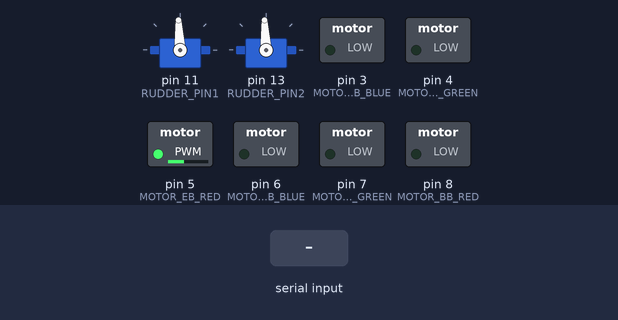
A sketch run on a simulated Arduino Uno, built with avr-gcc and run on an emulated ATmega328P. On the bench: 2 × servo, switched loads named in the sketch (green lamp = pin HIGH). The test bench sets the inputs (shaded band). What the sketch prints to the serial monitor is not drawn.

Above: at 1.2 s.
1.3 s: "NAV_ON*" received over Serial
2.8 s: "m*" received over Serial
4.3 s: "M*" received over Serial
Timing chart, 0 to 7.3 s (numbered marks = the images above; inputs shaded):
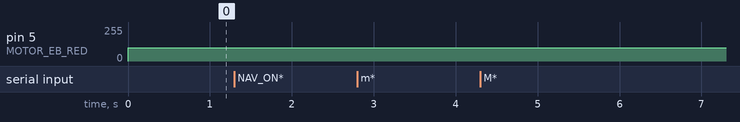

Measured:
- after the input at 1.3 s, every drawn part: stays the same
- after the input at 2.8 s, every drawn part: stays the same
- after the input at 4.3 s, every drawn part: stays the same

The sketch:

arduino_dune.ino
```cpp
#include <Servo.h>

#define RUDDER_PIN1 11 // leme EB
#define RUDDER_PIN2 13 // leme BB

#define RUDDER_1_TRIM 100 //VALORES PARA CENTRAR OS LEMES (TRIM)
#define RUDDER_2_TRIM 100

#define MOTOR1_PIN 10 // motor EB esta
#define MOTOR2_PIN 12 // motor BB

#define MOTOR_PARADO 1500

#define NAV_LIGHTS_PIN 9 // PIN9 - NAVIGATION LIGHTS

#define MOTOR_BB_RED 8
#define MOTOR_BB_GREEN 7
#define MOTOR_BB_BLUE 6

#define MOTOR_EB_RED 5
#define MOTOR_EB_GREEN 4
#define MOTOR_EB_BLUE 3


//
// PINS 2/3 - RELES POTENCIA FLUTUADORS
//


double timer = 0;  //time it takes for the void loop run
float frequency = 0; //frequency of the code

Servo servo_rudder1;
Servo servo_rudder2;

Servo motor1;
Servo motor2;


int16_t motor_bb = 1500;
int16_t motor_eb = 1500;
int16_t rudder_bb = 1500;
int16_t rudder_eb = 1500;

String Comand;

/*
    if (channel == 'm')  {
    motor_bb = value;
    } else if (channel == 'M')  {
    motor_eb = value;
    } else if (channel == 'l')  {
    rudder_bb = value;
    } else if (channel == 'L')  {
    rudder_eb = value;
*/
void ReadComand() {
    String validComand = "Invalid";
    char buffer[10];
    //if (Serial1.available() > 0)
        //Comand = Serial1.readString();
    if (Serial.available() > 0){
        //Comand = Serial.readString();
        Serial.readBytesUntil( '*', buffer, 9);
        //Serial.println(buffer);
        Comand = buffer;
        //Serial.print(Comand);
        Comand = Comand.substring(0, 5);
        //Serial.readBytes(buffer, 9);
        //Serial.flush();
    }

    if (Comand == "") {
    }
    else {

        //Comand = Comand.substring(0, Comand.length() - 1);
        Serial.print("Comando: "); Serial.print(Comand);
        Serial.print(". Comando substring: ");
        Serial.print(buffer[0]);
        Serial.print(buffer[1]);
        Serial.print(buffer[2]);
        Serial.println(buffer[3]);

        //if (Comand.substring(Comand.length() - 1, Comand.length()) == "*")
        //{
        if (buffer[0] == 'm')
        {

            int value = Comand.substring(1, 5).toInt();
            Serial.println(value);
            if (value >= 1000  && value <= 2000)
            {
                motor_bb = value;
                Serial.print("novo motor bombordo: ");
                Serial.println(value);
                validComand = "Valid";
            }
            else
            {
                Serial.println("Motor nao valido camarada!");
                //Serial1.println("Motor nao valido camarada!");
            }
        }
        if (buffer[0] == 'M')
        {
            int value = Comand.substring(1, 5).toInt();
            if (value >= 1000  && value <= 2000)
            {
                motor_eb = value;
                Serial.print("novo motor estibordo: ");
                Serial.println(value);
                validComand = "Valid";
            }
            else
            {
                Serial.println("Motor nao valido camarada!");
                //Serial1.println("Motor nao valido camarada!");
            }
        }
        if (buffer[0] == 'l')
        {
            int value = Comand.substring(1, 5).toInt();
            if (value >= 1000  && value <= 2000)
            {
                rudder_bb = value;
                Serial.print("leme bombordo: ");
                Serial.println(value);
                validComand = "Valid";
            }
            else
            {
                Serial.println("Leme nao valido camarada!");
                //Serial1.println("Leme nao valido camarada!");
            }
        }
        if (buffer[0] == 'L')
        {
            int value = Comand.substring(1, 5).toInt();
            if (value >= 1000  && value < 2000)
            {
                rudder_eb = value;
                Serial.print("leme estibordo: ");
                Serial.println(value);
                validComand = "Valid";
            }
            else
            {
                Serial.println("Leme nao valido camarada! ");
                Serial.print(value);
                //Serial1.println("Leme nao valido camarada!");
            }
        }
        //} //closing bracket for commented-out "if"
        if (Comand == "NAV_ON") {
            validComand = "Valid";
            digitalWrite(NAV_LIGHTS_PIN, HIGH);
        }
        if (Comand == "NAV_OFF") {
            validComand = "Valid";
            digitalWrite(NAV_LIGHTS_PIN, LOW);
        }


        Comand = "";
        Serial.println(validComand);
        //Serial1.println(validComand);
    }
}

//DO NOT KEEP THIS
void motor_to_leds(int mbb, int meb) {
    int r = 0, g = 0, b = 0;

    r = 100 - abs((mbb - 1500) / 5);
    g = (mbb > 1500) * (mbb - 1500) / 5;
    b = (mbb < 1500) * (1500 - mbb) / 5;
    analogWrite(MOTOR_BB_RED, r);
    analogWrite(MOTOR_BB_GREEN, g);
    analogWrite(MOTOR_BB_BLUE, b);

    r = 100 - abs((meb - 1500) / 5);
    g = (meb > 1500) * (meb - 1500) / 5;
    b = (meb < 1500) * (1500 - meb) / 5;
    analogWrite(MOTOR_EB_RED, r);
    analogWrite(MOTOR_EB_GREEN, g);
    analogWrite(MOTOR_EB_BLUE, b);

}

// the setup function runs once when you press reset or power the board
void setup() {
    /*
        Serial1.begin(57600); // connect Comunications
        Serial1.setTimeout(100);
        Serial2.begin(9600); // connect gps sensor
        Serial3.begin(4800); // LT1000

        motor1.attach(MOTOR1_PIN);
        motor1.write(MOTOR_PARADO);

        motor2.attach(MOTOR2_PIN);
        motor2.write(MOTOR_PARADO);

        pinMode(NAV_LIGHTS_PIN, OUTPUT);
        digitalWrite(NAV_LIGHTS_PIN, HIGH);
    */
    Serial.begin(115200, SERIAL_8E1);
    Serial.println("Sistema a iniciar, seja bem-vindo");

    servo_rudder1.attach(RUDDER_PIN1);    // the rudder is connected to pin 12 or not..
    servo_rudder2.attach(RUDDER_PIN2);

    servo_rudder1.write(RUDDER_1_TRIM);
    servo_rudder2.write(RUDDER_2_TRIM);

    Serial.print("Leme 1 na posição: "); Serial.println(RUDDER_1_TRIM);
    Serial.print("Leme 2 na posição: "); Serial.println(RUDDER_2_TRIM);

    // initialize digital pin LED_BUILTIN as an output.
    pinMode(LED_BUILTIN, OUTPUT);

    pinMode(MOTOR_BB_RED, OUTPUT);
    pinMode(MOTOR_BB_GREEN, OUTPUT);
    pinMode(MOTOR_BB_BLUE, OUTPUT);
    pinMode(MOTOR_EB_RED, OUTPUT);
    pinMode(MOTOR_EB_GREEN, OUTPUT);
    pinMode(MOTOR_EB_BLUE, OUTPUT);

//    Serial.bufferUntil("\n");
}

// the loop function runs over and over again forever
void loop() {
    ReadComand();
    /*
        motor1.write(control.motor_eb_speed);
        motor2.write(control.motor_bb_speed);

    */

    servo_rudder1.write(rudder_bb);
    servo_rudder2.write(rudder_eb);

    motor_to_leds(motor_bb, motor_eb);


    /*
        digitalWrite(LED_BUILTIN, HIGH);   // turn the LED on (HIGH is the voltage level)
        delay(motor_eb);                       // wait for a second
        digitalWrite(LED_BUILTIN, LOW);    // turn the LED off by making the voltage LOW
        delay(motor_bb);                       // wait for a second
    */


    frequency = (millis() - timer);
    timer = millis();
}
```

channels.cpp
```cpp
// (licence header left out)
#include "channels.h"
#include "Arduino.h"

static byte isHexNibble(char c)
{
  if ((c >= '0' && c <= '9') || (c >= 'A' && c <= 'F')) return 1;
  else return 0;
}

static byte HexNibbleToByte(char c)
{
  if (c >= '0' && c <= '9') return c - '0';
  else if (c >= 'A' && c <= 'F') return c - 'A' + 10;
  else return 0;
}

void channels_t::sendByte(byte b)
{
  (*serial_write)(b);
}


void channels_t::sendHexNibble(byte b)
{
  if (b < 10) {
    (*serial_write)('0' + b);
  } else if (b < 16) {
    (*serial_write)('A' + (b - 10));
  }
}

void channels_t::sendHexByte(byte b)
{
  sendHexNibble(b >> 4);
  sendHexNibble(b & 0x0F);
}

void channels_t::send(char c, uint32_t v)
{
  sendByte(c);
  sendHexByte(v >> 24);
  sendHexByte((v >> 16) & 0xFF);
  sendHexByte((v >> 8)  & 0xFF);
  sendHexByte(v & 0xFF);
}

void channels_t::send(char c, byte addr, byte b3, byte b2, byte b1, byte b0)
{
  sendByte(c);
  sendHexByte(b3);
  sendHexByte(b2);
  sendHexByte(b1);
  sendHexByte(b0);
  sendHexByte(addr);
}


void channels_t::send(char c, byte addr, uint16_t high_word, uint16_t low_word)
{
  sendByte(c);
  sendHexByte((high_word >> 8)  & 0xFF);
  sendHexByte(high_word & 0xFF);
  sendHexByte((low_word >> 8)  & 0xFF);
  sendHexByte(low_word & 0xFF);
  sendHexByte(addr);
}


void channels_t::sendFloat(char c, float v)
{
  //send(c, *((int32_t*) &v));
  channels_u fu = {.f = v};
  send(c, fu.u);
}

channels_t::channels_t()
{
  process_frame = NULL;
  serial_write = NULL;
}

void channels_t::init(void (*process_frame_function)(char, uint32_t, channels_t&),
                      void (*serial_write_function)(uint8_t))
{
  process_frame = process_frame_function;
  serial_write = serial_write_function;
  frameState = -1;
}


void channels_t::StateMachine(byte b)
{
  if (frameState == -1) {             // If we are waiting for a command
    if ((b >= 'G' && b <= 'Z') ||
        (b >= 'g' && b <= 'z')) {     // And it is a valid command  [G..Z] or [g..z]
      frameState = 0;                 // Init frame (it will take values from 0 to 7)
      curChannel = b;                 // Store requested channel
      for(byte i = 0; i < 8; i++) {   // Clean Frame Buffer
        frameHexData[i] = 0;
      }
    }
  } else {                               // We are already reading the frame
    if (isHexNibble(b)) {                // It the byte is valid (an Hex char)
      frameHexData[frameState] = b;  // Store it the the frame buffer (Big Endian)
      frameState++;                      // Expect next nibble
    } else {
      if ((curChannel >= 'g' && curChannel <= 'z') &&
          (b == 0x0D || b == 0x0A || b == '+')) {
        for(byte i = 0; i < frameState; i++) {   // Shift Frame Buffer
          frameHexData[7 - i] = frameHexData[(frameState - 1) - i];
          frameHexData[(frameState - 1) - i] = 0;
        }
        frameState = 8;                 // low case command can be short circuited by a CL or a LF or a plus sign
      } else {
        frameState = -1;                // The byte was invalid: trash the frame and start waiting for a new one
      }
    }

    if (frameState == 8) {              // We have the 8 hex nibbles
      // Build the 32 bit value from the 8 nibbles
      uint32_t value = 0;
      for(byte i = 0; i < 8; i++) {
        value = (value << 4) + HexNibbleToByte(frameHexData[i]);
      }

      if (process_frame) {                    // If the callback processing function was defined
        (*process_frame)(curChannel, value, *this);  // Process the channel + data
      }
      frameState = -1;  // The frame was processed: trash it and start waiting for a new one
    }
  }
}
```

channels.h
```cpp
// (licence header left out)
#ifndef CHANNELS_H
#define CHANNELS_H

#include "Arduino.h"

union channels_u{
  uint32_t u;
  float f;
};

class channels_t
{
    int8_t frameState;
    char curChannel;
    char frameHexData[8];
  public:

    void (*process_frame)(char channel, uint32_t value, channels_t& obj);
    void (*serial_write)(uint8_t b);

    channels_t();

    void init(void (*process_frame_function)(char channel, uint32_t value, channels_t& obj),
              void (*serial_write_function)(uint8_t b)
              );
    void StateMachine(byte b);
    void sendFloat(char c, float v);
    void send(char c, uint32_t v);
    void send(char c, byte addr, uint16_t high_word, uint16_t low_word);
    void send(char c, byte addr, byte b3, byte b2, byte b1, byte b0);

    void sendHexNibble(byte b);
    void sendHexByte(byte b);
    void sendByte(byte b);
};

#endif // CHANNELS_H
```
